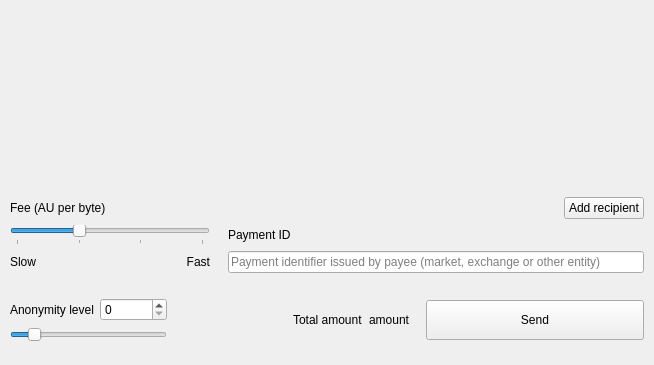
<?xml version="1.0" encoding="UTF-8"?>
<ui version="4.0">
 <class>SendFrame</class>
 <widget class="QFrame" name="SendFrame">
  <property name="geometry">
   <rect>
    <x>0</x>
    <y>0</y>
    <width>654</width>
    <height>365</height>
   </rect>
  </property>
  <property name="windowTitle">
   <string>Frame</string>
  </property>
  <property name="frameShape">
   <enum>QFrame::NoFrame</enum>
  </property>
  <property name="frameShadow">
   <enum>QFrame::Raised</enum>
  </property>
  <layout class="QVBoxLayout" name="verticalLayout">
   <property name="spacing">
    <number>5</number>
   </property>
   <property name="sizeConstraint">
    <enum>QLayout::SetDefaultConstraint</enum>
   </property>
   <property name="leftMargin">
    <number>0</number>
   </property>
   <property name="topMargin">
    <number>0</number>
   </property>
   <property name="rightMargin">
    <number>0</number>
   </property>
   <property name="bottomMargin">
    <number>0</number>
   </property>
   <item>
    <widget class="WalletGUI::ResizableScrollArea" name="m_sendScrollarea">
     <property name="enabled">
      <bool>true</bool>
     </property>
     <property name="sizePolicy">
      <sizepolicy hsizetype="MinimumExpanding" vsizetype="Preferred">
       <horstretch>0</horstretch>
       <verstretch>0</verstretch>
      </sizepolicy>
     </property>
     <property name="autoFillBackground">
      <bool>false</bool>
     </property>
     <property name="styleSheet">
      <string notr="true"/>
     </property>
     <property name="frameShape">
      <enum>QFrame::NoFrame</enum>
     </property>
     <property name="sizeAdjustPolicy">
      <enum>QAbstractScrollArea::AdjustToContents</enum>
     </property>
     <property name="widgetResizable">
      <bool>true</bool>
     </property>
     <widget class="QWidget" name="scrollAreaWidgetContents">
      <property name="geometry">
       <rect>
        <x>0</x>
        <y>0</y>
        <width>654</width>
        <height>68</height>
       </rect>
      </property>
      <property name="sizePolicy">
       <sizepolicy hsizetype="Preferred" vsizetype="Preferred">
        <horstretch>0</horstretch>
        <verstretch>0</verstretch>
       </sizepolicy>
      </property>
      <property name="styleSheet">
       <string notr="true"/>
      </property>
      <layout class="QVBoxLayout" name="m_transfersLayout">
       <property name="spacing">
        <number>0</number>
       </property>
       <property name="sizeConstraint">
        <enum>QLayout::SetNoConstraint</enum>
       </property>
       <property name="leftMargin">
        <number>0</number>
       </property>
       <property name="topMargin">
        <number>0</number>
       </property>
       <property name="rightMargin">
        <number>0</number>
       </property>
       <property name="bottomMargin">
        <number>0</number>
       </property>
      </layout>
     </widget>
    </widget>
   </item>
   <item>
    <spacer name="verticalSpacer">
     <property name="orientation">
      <enum>Qt::Vertical</enum>
     </property>
     <property name="sizeHint" stdset="0">
      <size>
       <width>20</width>
       <height>40</height>
      </size>
     </property>
    </spacer>
   </item>
   <item>
    <widget class="QFrame" name="m_sendFeeFrame">
     <property name="frameShape">
      <enum>QFrame::NoFrame</enum>
     </property>
     <property name="frameShadow">
      <enum>QFrame::Plain</enum>
     </property>
     <layout class="QGridLayout" name="gridLayout_2">
      <property name="leftMargin">
       <number>10</number>
      </property>
      <property name="topMargin">
       <number>5</number>
      </property>
      <property name="rightMargin">
       <number>10</number>
      </property>
      <property name="bottomMargin">
       <number>10</number>
      </property>
      <property name="horizontalSpacing">
       <number>18</number>
      </property>
      <item row="6" column="3">
       <widget class="QLineEdit" name="m_paymentIdEdit">
        <property name="styleSheet">
         <string notr="true">[errorState=&quot;true&quot;] {
  border-color: #ef3131;
}</string>
        </property>
        <property name="placeholderText">
         <string>Payment identifier issued by payee (market, exchange or other entity)</string>
        </property>
       </widget>
      </item>
      <item row="5" column="3">
       <widget class="QLabel" name="m_paymentIdTextLabel">
        <property name="text">
         <string>Payment ID</string>
        </property>
       </widget>
      </item>
      <item row="2" column="3">
       <layout class="QHBoxLayout" name="horizontalLayout">
        <item>
         <spacer name="horizontalSpacer_2">
          <property name="orientation">
           <enum>Qt::Horizontal</enum>
          </property>
          <property name="sizeHint" stdset="0">
           <size>
            <width>40</width>
            <height>20</height>
           </size>
          </property>
         </spacer>
        </item>
        <item>
         <widget class="QPushButton" name="m_addRecipientButton">
          <property name="cursor">
           <cursorShape>PointingHandCursor</cursorShape>
          </property>
          <property name="focusPolicy">
           <enum>Qt::StrongFocus</enum>
          </property>
          <property name="text">
           <string>Add recipient</string>
          </property>
          <property name="flat">
           <bool>false</bool>
          </property>
         </widget>
        </item>
       </layout>
      </item>
      <item row="6" column="0" colspan="3">
       <widget class="QFrame" name="frame">
        <property name="minimumSize">
         <size>
          <width>200</width>
          <height>20</height>
         </size>
        </property>
        <property name="frameShape">
         <enum>QFrame::NoFrame</enum>
        </property>
        <property name="frameShadow">
         <enum>QFrame::Raised</enum>
        </property>
        <layout class="QHBoxLayout" name="horizontalLayout_3">
         <property name="spacing">
          <number>0</number>
         </property>
         <property name="leftMargin">
          <number>0</number>
         </property>
         <property name="topMargin">
          <number>0</number>
         </property>
         <property name="rightMargin">
          <number>0</number>
         </property>
         <property name="bottomMargin">
          <number>0</number>
         </property>
         <item>
          <widget class="QLabel" name="minimalLabel">
           <property name="enabled">
            <bool>true</bool>
           </property>
           <property name="text">
            <string>Slow</string>
           </property>
          </widget>
         </item>
         <item>
          <spacer name="horizontalSpacer_5">
           <property name="orientation">
            <enum>Qt::Horizontal</enum>
           </property>
           <property name="sizeHint" stdset="0">
            <size>
             <width>40</width>
             <height>20</height>
            </size>
           </property>
          </spacer>
         </item>
         <item>
          <widget class="QLabel" name="fastLabel">
           <property name="text">
            <string>Fast</string>
           </property>
           <property name="alignment">
            <set>Qt::AlignRight|Qt::AlignTrailing|Qt::AlignVCenter</set>
           </property>
          </widget>
         </item>
        </layout>
       </widget>
      </item>
      <item row="5" column="0" colspan="3">
       <widget class="QSlider" name="m_feeSlider">
        <property name="minimum">
         <number>1</number>
        </property>
        <property name="maximum">
         <number>4</number>
        </property>
        <property name="pageStep">
         <number>1</number>
        </property>
        <property name="value">
         <number>2</number>
        </property>
        <property name="orientation">
         <enum>Qt::Horizontal</enum>
        </property>
        <property name="tickPosition">
         <enum>QSlider::TicksBelow</enum>
        </property>
        <property name="tickInterval">
         <number>1</number>
        </property>
       </widget>
      </item>
      <item row="2" column="0" colspan="3">
       <widget class="QLabel" name="m_feeTextLabel">
        <property name="toolTip">
         <string>Atomic units per byte</string>
        </property>
        <property name="text">
         <string>Fee (AU per byte)</string>
        </property>
       </widget>
      </item>
     </layout>
    </widget>
   </item>
   <item>
    <widget class="QFrame" name="m_mixinFrame">
     <property name="frameShape">
      <enum>QFrame::NoFrame</enum>
     </property>
     <property name="frameShadow">
      <enum>QFrame::Raised</enum>
     </property>
     <layout class="QGridLayout" name="gridLayout">
      <property name="leftMargin">
       <number>10</number>
      </property>
      <property name="topMargin">
       <number>10</number>
      </property>
      <property name="rightMargin">
       <number>10</number>
      </property>
      <property name="bottomMargin">
       <number>23</number>
      </property>
      <item row="0" column="2" rowspan="2">
       <widget class="QLabel" name="label">
        <property name="text">
         <string/>
        </property>
       </widget>
      </item>
      <item row="0" column="5" rowspan="2">
       <widget class="QLabel" name="m_totalAmountLabel">
        <property name="text">
         <string>amount</string>
        </property>
        <property name="indent">
         <number>0</number>
        </property>
       </widget>
      </item>
      <item row="0" column="1">
       <widget class="QSpinBox" name="m_mixinSpin">
        <property name="maximum">
         <number>999999999</number>
        </property>
       </widget>
      </item>
      <item row="0" column="3" rowspan="2">
       <spacer name="horizontalSpacer">
        <property name="orientation">
         <enum>Qt::Horizontal</enum>
        </property>
        <property name="sizeType">
         <enum>QSizePolicy::Expanding</enum>
        </property>
        <property name="sizeHint" stdset="0">
         <size>
          <width>298</width>
          <height>20</height>
         </size>
        </property>
       </spacer>
      </item>
      <item row="1" column="0" colspan="2">
       <widget class="QSlider" name="m_mixinSlider">
        <property name="maximumSize">
         <size>
          <width>16777215</width>
          <height>16777215</height>
         </size>
        </property>
        <property name="maximum">
         <number>50</number>
        </property>
        <property name="pageStep">
         <number>1</number>
        </property>
        <property name="value">
         <number>6</number>
        </property>
        <property name="tracking">
         <bool>false</bool>
        </property>
        <property name="orientation">
         <enum>Qt::Horizontal</enum>
        </property>
       </widget>
      </item>
      <item row="0" column="7" rowspan="2">
       <widget class="QPushButton" name="m_sendButton">
        <property name="sizePolicy">
         <sizepolicy hsizetype="Expanding" vsizetype="Fixed">
          <horstretch>0</horstretch>
          <verstretch>0</verstretch>
         </sizepolicy>
        </property>
        <property name="minimumSize">
         <size>
          <width>218</width>
          <height>40</height>
         </size>
        </property>
        <property name="maximumSize">
         <size>
          <width>218</width>
          <height>40</height>
         </size>
        </property>
        <property name="focusPolicy">
         <enum>Qt::StrongFocus</enum>
        </property>
        <property name="text">
         <string>Send</string>
        </property>
       </widget>
      </item>
      <item row="0" column="4" rowspan="2">
       <widget class="QLabel" name="label_2">
        <property name="text">
         <string>Total amount</string>
        </property>
       </widget>
      </item>
      <item row="0" column="0">
       <widget class="QLabel" name="m_mixinTextLabel">
        <property name="text">
         <string>Anonymity level</string>
        </property>
       </widget>
      </item>
      <item row="0" column="6" rowspan="2">
       <spacer name="horizontalSpacer_4">
        <property name="orientation">
         <enum>Qt::Horizontal</enum>
        </property>
        <property name="sizeType">
         <enum>QSizePolicy::Fixed</enum>
        </property>
        <property name="sizeHint" stdset="0">
         <size>
          <width>10</width>
          <height>20</height>
         </size>
        </property>
       </spacer>
      </item>
     </layout>
    </widget>
   </item>
  </layout>
 </widget>
 <customwidgets>
  <customwidget>
   <class>WalletGUI::ResizableScrollArea</class>
   <extends>QScrollArea</extends>
   <header>base/resizablescrollarea.h</header>
   <container>1</container>
  </customwidget>
 </customwidgets>
 <tabstops>
  <tabstop>m_sendScrollarea</tabstop>
  <tabstop>m_addRecipientButton</tabstop>
  <tabstop>m_feeSlider</tabstop>
  <tabstop>m_paymentIdEdit</tabstop>
  <tabstop>m_mixinSpin</tabstop>
  <tabstop>m_mixinSlider</tabstop>
  <tabstop>m_sendButton</tabstop>
 </tabstops>
 <resources/>
 <connections>
  <connection>
   <sender>m_sendButton</sender>
   <signal>clicked()</signal>
   <receiver>SendFrame</receiver>
   <slot>sendClicked()</slot>
   <hints>
    <hint type="sourcelabel">
     <x>53</x>
     <y>561</y>
    </hint>
    <hint type="destinationlabel">
     <x>432</x>
     <y>294</y>
    </hint>
   </hints>
  </connection>
  <connection>
   <sender>m_mixinSlider</sender>
   <signal>valueChanged(int)</signal>
   <receiver>SendFrame</receiver>
   <slot>mixinValueChanged(int)</slot>
   <hints>
    <hint type="sourcelabel">
     <x>221</x>
     <y>520</y>
    </hint>
    <hint type="destinationlabel">
     <x>432</x>
     <y>294</y>
    </hint>
   </hints>
  </connection>
  <connection>
   <sender>m_addRecipientButton</sender>
   <signal>clicked()</signal>
   <receiver>SendFrame</receiver>
   <slot>addRecipientClicked()</slot>
   <hints>
    <hint type="sourcelabel">
     <x>78</x>
     <y>414</y>
    </hint>
    <hint type="destinationlabel">
     <x>432</x>
     <y>294</y>
    </hint>
   </hints>
  </connection>
  <connection>
   <sender>m_paymentIdEdit</sender>
   <signal>textChanged(QString)</signal>
   <receiver>SendFrame</receiver>
   <slot>validatePaymentId(QString)</slot>
   <hints>
    <hint type="sourcelabel">
     <x>538</x>
     <y>521</y>
    </hint>
    <hint type="destinationlabel">
     <x>432</x>
     <y>318</y>
    </hint>
   </hints>
  </connection>
  <connection>
   <sender>m_mixinSpin</sender>
   <signal>valueChanged(int)</signal>
   <receiver>SendFrame</receiver>
   <slot>mixinValueChanged(int)</slot>
   <hints>
    <hint type="sourcelabel">
     <x>201</x>
     <y>575</y>
    </hint>
    <hint type="destinationlabel">
     <x>432</x>
     <y>318</y>
    </hint>
   </hints>
  </connection>
  <connection>
   <sender>m_feeSlider</sender>
   <signal>valueChanged(int)</signal>
   <receiver>SendFrame</receiver>
   <slot>feeValueChanged(int)</slot>
   <hints>
    <hint type="sourcelabel">
     <x>152</x>
     <y>197</y>
    </hint>
    <hint type="destinationlabel">
     <x>350</x>
     <y>170</y>
    </hint>
   </hints>
  </connection>
 </connections>
 <slots>
  <slot>sendClicked()</slot>
  <slot>clearAllClicked()</slot>
  <slot>addRecipientClicked()</slot>
  <slot>mixinValueChanged(int)</slot>
  <slot>validatePaymentId(QString)</slot>
  <slot>feeValueChanged(int)</slot>
 </slots>
</ui>
